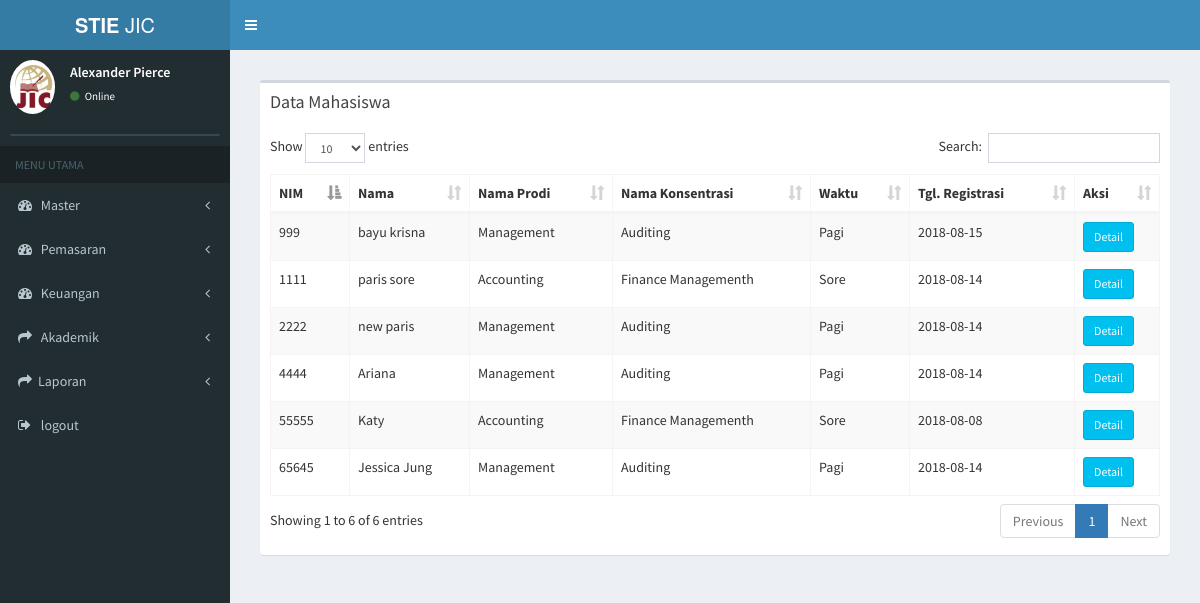
The page /index.php/mahasiswa/mahasiswa_data on the database as committed earlier.
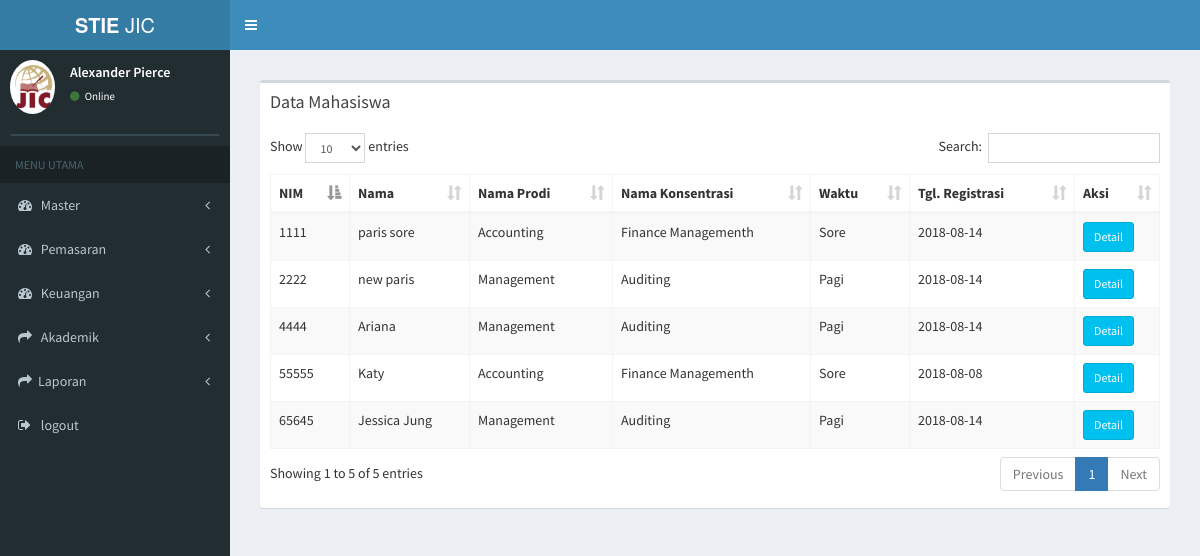
The same page on the database as committed later.
### tables this page shows
CREATE TABLE `tb_mahasiswa` (
  `id_mahasiswa` varchar(7) NOT NULL,
  `id_du` varchar(15) NOT NULL,
  `nama_mahasiswa` varchar(50) NOT NULL,
  `nim` varchar(15) NOT NULL,
  `id_status` varchar(2) NOT NULL,
  `id_konsentrasi` varchar(7) NOT NULL,
  `id_hasil_tes` varchar(7) NOT NULL,
  `id_sekolah` varchar(6) NOT NULL,
  `id_waktu` int(2) NOT NULL,
  `id_grade` varchar(2) NOT NULL,
  `semester_aktif` int(1) NOT NULL
);

CREATE TABLE `tb_prodi` (
  `id_prodi` varchar(6) NOT NULL,
  `nama_prodi` varchar(20) NOT NULL,
  `ketua_prodi` varchar(50) NOT NULL
);

CREATE TABLE `tb_konsentrasi` (
  `id_konsentrasi` varchar(6) NOT NULL,
  `nama_konsentrasi` varchar(20) NOT NULL,
  `id_prodi` varchar(6) NOT NULL
);

CREATE TABLE `tb_waktu` (
  `id_waktu` int(11) NOT NULL,
  `waktu` varchar(10) NOT NULL
);

CREATE TABLE `tb_mhs_add` (
  `id_mahasiswa` varchar(11) NOT NULL,
  `tgl_du` date NOT NULL,
  `id_transportasi` varchar(2) NOT NULL,
  `id_jt` varchar(2) NOT NULL
);

### application/controllers/mahasiswa.php (called while the page is built, shortened)
<?php
class Mahasiswa extends CI_Controller {
	public function __construct()
	{
		$this->load->model('mahasiswa_model');
		$this->load->model('daftar_ulang_model');
		$this->load->model('konsentrasi_model');
		$this->load->model('kurikulum_model');
	}
	public function mahasiswa_data()
	{
			$data['mahasiswa'] = $this->mahasiswa_model->data_mahasiswa();
			$data['main_view'] = 'Mahasiswa/data_mahasiswa_view';
			$this->load->view('template', $data);
	}
}

### index.php (called while the page is built, shortened)
<?php
require_once BASEPATH.'core/CodeIgniter.php';

### application/models/mahasiswa_model.php (called while the page is built, shortened)
<?php
class Mahasiswa_model extends CI_Model {
	public function data_mahasiswa(){
		return $this->db->join('tb_konsentrasi','tb_konsentrasi.id_konsentrasi=tb_mahasiswa.id_konsentrasi')
              ->join('tb_prodi','tb_prodi.id_prodi=tb_konsentrasi.id_prodi')
              ->join('tb_alamat','tb_alamat.id_mahasiswa=tb_mahasiswa.id_mahasiswa')
              ->join('tb_bio','tb_bio.id_mahasiswa=tb_mahasiswa.id_mahasiswa')
              ->join('tb_kontak','tb_kontak.id_mahasiswa=tb_mahasiswa.id_mahasiswa')
              ->join('tb_waktu','tb_waktu.id_waktu=tb_mahasiswa.id_waktu')
              ->join('tb_mhs_add','tb_mhs_add.id_mahasiswa=tb_mahasiswa.id_mahasiswa')
              ->join('tb_status_mhs','tb_status_mhs.id_status=tb_mahasiswa.id_status')
              ->where('tb_mahasiswa.id_status', '1')
              ->get('tb_mahasiswa')
              ->result();
	}
}

### application/views/Mahasiswa/data_mahasiswa_view.php (the view, shortened to what this page needs)
<section class="content">
      <div class="row">
        <div class="col-xs-12">
          <div class="box">
            <div class="box-header">
              <h3 class="box-title">Data Mahasiswa</h3>
            </div>
            <div class="box-body">
              <table id="example1" class="table table-bordered table-striped">
                <thead>
                <tr>
                  <th>NIM</th>
                  <th>Nama</th>
                  <th>Nama Prodi</th>
                  <th>Nama Konsentrasi</th>
                  <th>Waktu</th>
                  <th>Tgl. Registrasi</th>
                  <th>Aksi</th>
                </tr>
                </thead>
                <tbody>
                <?php
                foreach ($mahasiswa as $data) {
                  echo '
                <tr>
                  <td>'.$data->nim.'</td>
                  <td>'.$data->nama_mahasiswa.'
                  </td>
                  <td>'.$data->nama_prodi.'</td>
                  <td>'.$data->nama_konsentrasi.'</td>
                  <td>'.$data->waktu.'</td>
                  <td>'.$data->tgl_du.'</td>
                  <td>
                       <a href="'.base_url('mahasiswa/detail_mahasiswa/'.$data->id_mahasiswa).'" class="btn btn-info btn-sm">Detail</a>
                  </td>
                </tr>
                ';
              }
              ?>
                </tbody>
              </table>
            </div>
          </div>
        </div>
      </div>
    </section>

Rows that differ between the two databases and show on the page:
no longer on this page (row edited): tb_mahasiswa: nim "999", nama_mahasiswa "bayu krisna", tb_prodi.nama_prodi "Management", id_konsentrasi.nama_konsentrasi "Auditing", id_waktu.waktu "Pagi", tb_mhs_add.tgl_du "2018-08-15"
Other text that changed with them:
text written by a page script: "Show entries Search: Showing 1 to 6 of 6 entries Previous 1 Next" → "Show entries Search: Showing 1 to 5 of 5 entries Previous 1 Next"
